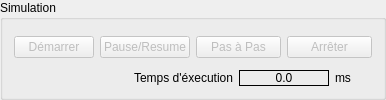
                       <widget class="QGroupBox" name="groupBox_12">
                        <property name="title">
                         <string>Simulation</string>
                        </property>
                        <layout class="QGridLayout" name="gridLayout_14">
                         <item row="0" column="0">
                          <layout class="QGridLayout" name="gridLayout_6">
                           <item row="1" column="3" rowspan="2" colspan="2">
                            <widget class="QPushButton" name="simulation_pas_a_pas">
                             <property name="enabled">
                              <bool>false</bool>
                             </property>
                             <property name="text">
                              <string>Pas à Pas</string>
                             </property>
                            </widget>
                           </item>
                           <item row="1" column="1" rowspan="2">
                            <widget class="QPushButton" name="start_simulation">
                             <property name="enabled">
                              <bool>false</bool>
                             </property>
                             <property name="text">
                              <string>Démarrer</string>
                             </property>
                            </widget>
                           </item>
                           <item row="3" column="6">
                            <widget class="QLabel" name="label_11">
                             <property name="sizePolicy">
                              <sizepolicy hsizetype="Preferred" vsizetype="Preferred">
                               <horstretch>0</horstretch>
                               <verstretch>0</verstretch>
                              </sizepolicy>
                             </property>
                             <property name="text">
                              <string>ms</string>
                             </property>
                             <property name="alignment">
                              <set>Qt::AlignLeading|Qt::AlignLeft|Qt::AlignVCenter</set>
                             </property>
                            </widget>
                           </item>
                           <item row="1" column="5" rowspan="2" colspan="2">
                            <widget class="QPushButton" name="stop_simulation">
                             <property name="enabled">
                              <bool>false</bool>
                             </property>
                             <property name="text">
                              <string>Arrêter</string>
                             </property>
                            </widget>
                           </item>
                           <item row="1" column="2" rowspan="2">
                            <widget class="QPushButton" name="remuse_simulation">
                             <property name="enabled">
                              <bool>false</bool>
                             </property>
                             <property name="text">
                              <string>Pause/Resume</string>
                             </property>
                            </widget>
                           </item>
                           <item row="3" column="4" colspan="2">
                            <widget class="QLabel" name="temps_exec">
                             <property name="sizePolicy">
                              <sizepolicy hsizetype="Preferred" vsizetype="Preferred">
                               <horstretch>0</horstretch>
                               <verstretch>0</verstretch>
                              </sizepolicy>
                             </property>
                             <property name="minimumSize">
                              <size>
                               <width>90</width>
                               <height>0</height>
                              </size>
                             </property>
                             <property name="frameShape">
                              <enum>QFrame::Box</enum>
                             </property>
                             <property name="text">
                              <string>0.0</string>
                             </property>
                             <property name="alignment">
                              <set>Qt::AlignCenter</set>
                             </property>
                            </widget>
                           </item>
                           <item row="3" column="2" colspan="2">
                            <widget class="QLabel" name="label_10">
                             <property name="maximumSize">
                              <size>
                               <width>16777215</width>
                               <height>20</height>
                              </size>
                             </property>
                             <property name="text">
                              <string>Temps d'éxecution</string>
                             </property>
                             <property name="alignment">
                              <set>Qt::AlignRight|Qt::AlignTrailing|Qt::AlignVCenter</set>
                             </property>
                            </widget>
                           </item>
                          </layout>
                         </item>
                        </layout>
                       </widget>
